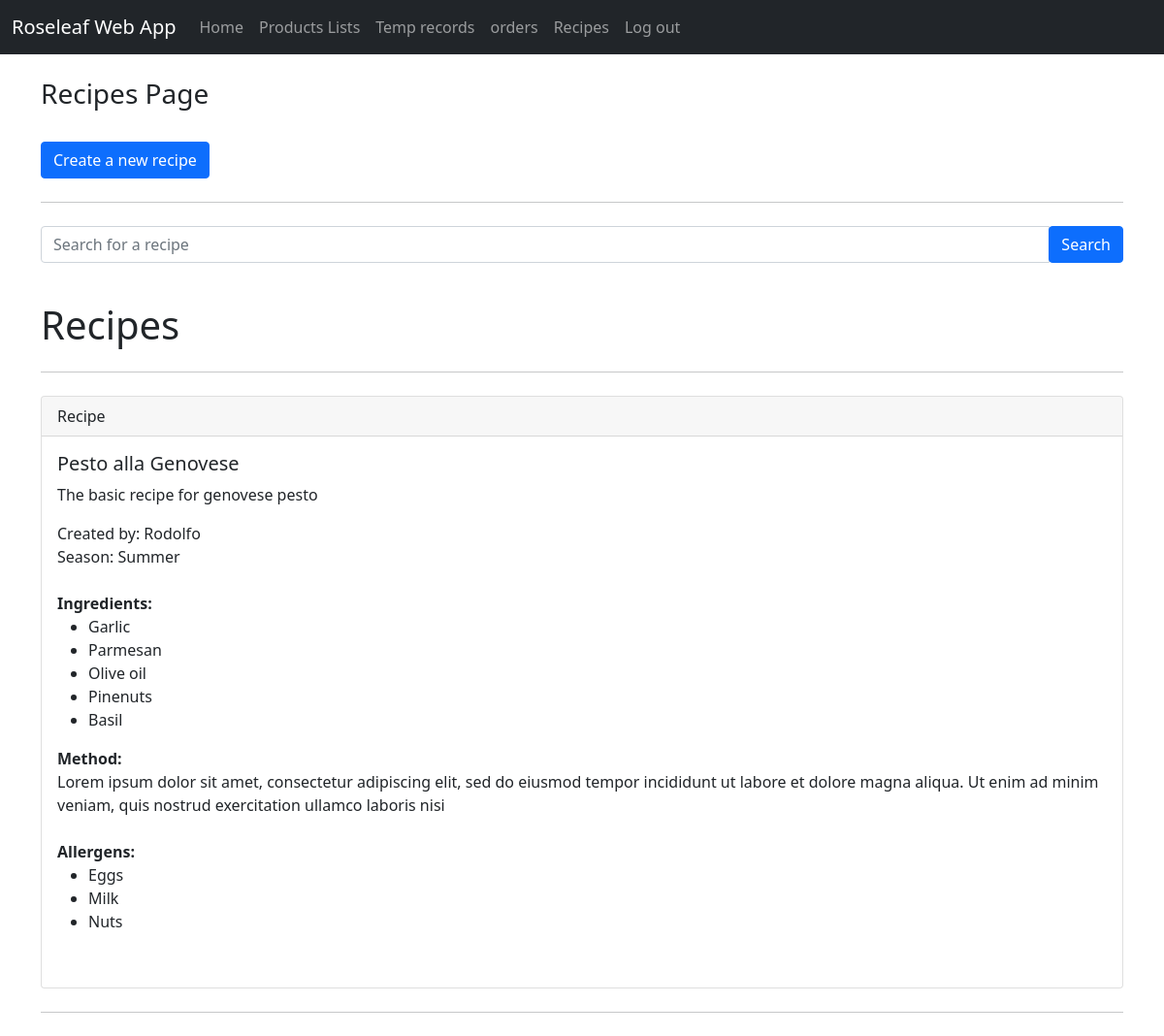
Before: /recipes/ with the older database file.
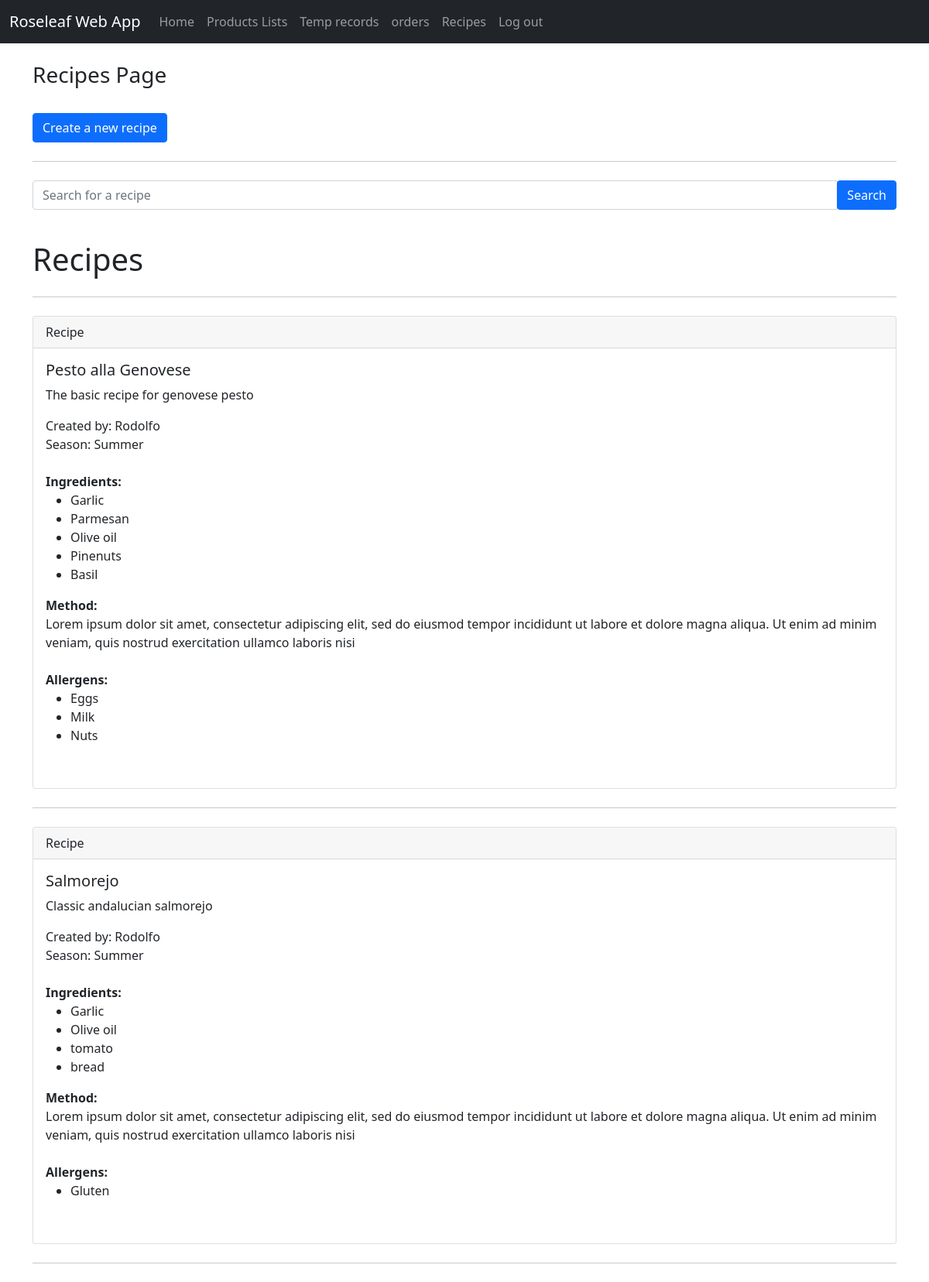
After: the same page with the newer database file.
### roseleaf_app/models.py (models this page shows, shortened)
class Recipe(models.Model):
    name = models.CharField(max_length=50)
    description = models.CharField(max_length=100)
    user = models.ForeignKey(Member, on_delete=models.CASCADE)
    season = models.ForeignKey(Season, on_delete=models.CASCADE, null=True, blank=True)
    Ingredients = models.ManyToManyField('Ingredient')
    method = models.CharField(max_length=300)
    allergens = models.ManyToManyField('Allergen')

class Member(models.Model):
    username = models.CharField(max_length=20)
    password = models.CharField(max_length=20)
    def __str__(self):
        return self.username

class Season(models.Model):
    name = models.CharField(max_length=20, blank=True)
    def __str__(self):
        return self.name

class Ingredient(models.Model):
    name = models.CharField(max_length=30)
    def __str__(self):
        return self.name

class Allergen(models.Model):
    allergen_name = models.CharField(max_length=20)
    def __str__(self):
        return self.allergen_name

### roseleaf_app/views.py (the view)
# urls.py: path('recipes/', views.recipes, name='recipes'),
def recipes(request):
    recipe_list = Recipe.objects.all()
    return render(request, 'roseleaf_app/recipes.html',
                  {'recipe_list': recipe_list})

### roseleaf_app/templates/roseleaf_app/recipes.html
{% extends 'roseleaf_app/base.html' %}
{% block content %}
     <br/>
    <h3>Recipes Page</h3>
    <br/>
    <a class="btn btn-primary" href="{% url 'new_recipe' %}"> Create a new recipe</a>
    <br/>
    <hr class="my-4">
    <div class="input-group mb-3 ">
        <input type="text" class="form-control" placeholder="Search for a recipe" aria-label="Recipient's username" aria-describedby="basic-addon2">
        <div class="input-group-append">
            <button class="btn btn-primary" type="button">Search</button>
        </div>
    </div>
    <br>
    <h1>Recipes</h1>
    <hr class="my-4">
    {% for recipe in recipe_list %}
        <div class="card">
          <div class="card-header">
            Recipe
          </div>
          <div class="card-body">
            <h5 class="card-title">{{ recipe.name }}</h5>
            <p class="card-text">{{ recipe.description }}</p>
              Created by: {{ recipe.user }}
              <br>Season: {{ recipe.season }}<br><br>
              <strong>Ingredients: </strong>
        <ul>
        {%  for ingredient in recipe.Ingredients.all %}
            <li> {{ ingredient}} </li>
        {% endfor %}
          </ul>
        <strong>Method:</strong><br>
        {{ recipe.method }}
        <br><br>
        <strong>Allergens: </strong>
        <ul>
        {% for allergen in recipe.allergens.all %}
            <li>{{ allergen }}</li>
        {% endfor %}<br>
        </ul>
         </div>
        </div>
    <hr class="my-4">
    {% endfor %}
{% endblock %}

### roseleaf_app/templates/roseleaf_app/base.html (shortened to what this page needs)
<!doctype html>
<html lang="en">
  <head>
    <link href="https://cdn.jsdelivr.net/npm/bootstrap@5.0.0-beta2/dist/css/bootstrap.min.css" rel="stylesheet">
  </head>
  <body>
  <nav class="navbar navbar-expand-lg navbar-dark bg-dark">
  <div class="container-fluid">
    <a class="navbar-brand" href="#">Roseleaf Web App</a>
    <div class="collapse navbar-collapse" id="navbarNavAltMarkup">
      <div class="navbar-nav">
        <a class="nav-link" aria-current="page" href="{% url 'home' %}">Home</a>
        <a class="nav-link" href="#">Products Lists</a>
        <a class="nav-link" href="#">Temp records</a>
        <a class="nav-link" href="#">orders</a>
        <a class="nav-link" href="{% url 'recipes' %}">Recipes</a>
        <a class="nav-link" href="#">Log out</a>
      </div>
    </div>
  </div>
</nav>
    <div class="container">
        {% block content %}
        {% endblock %}
    </div>
  </body>
</html>

Changed rows visible on the page:
added Recipe: name "Salmorejo", description "Classic andalucian salmorejo", user "Rodolfo", season "Summer", method "Lorem ipsum dolor sit amet, consectetur adipiscing elit, sed do eiusmod tempor incididunt ut labore et dolore magna aliqua. Ut enim ad minim veniam, quis nostrud exercitation ullamco laboris nisi", Ingredient (name "Garlic"), Ingredient (name "Olive oil")
added Ingredient: name "tomato", shown under "Salmorejo"
added Ingredient: name "bread", shown under "Salmorejo"
now on this page (row unchanged): Allergen: allergen_name "Gluten", shown under "Salmorejo"
